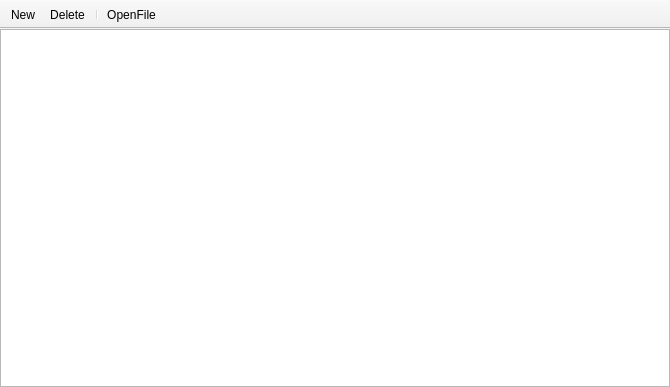
<?xml version="1.0" encoding="UTF-8"?>
<ui version="4.0">
 <class>ViewFiles</class>
 <widget class="QMainWindow" name="ViewFiles">
  <property name="geometry">
   <rect>
    <x>0</x>
    <y>0</y>
    <width>670</width>
    <height>387</height>
   </rect>
  </property>
  <property name="windowTitle">
   <string>MainWindow</string>
  </property>
  <property name="toolTip">
   <string/>
  </property>
  <widget class="QWidget" name="centralwidget">
   <layout class="QGridLayout" name="gridLayout">
    <property name="leftMargin">
     <number>0</number>
    </property>
    <property name="topMargin">
     <number>0</number>
    </property>
    <property name="rightMargin">
     <number>0</number>
    </property>
    <property name="bottomMargin">
     <number>0</number>
    </property>
    <item row="0" column="0">
     <widget class="QTableView" name="tableView">
      <property name="minimumSize">
       <size>
        <width>550</width>
        <height>200</height>
       </size>
      </property>
      <property name="styleSheet">
       <string notr="true">QTableView{
border-width:2px
}</string>
      </property>
     </widget>
    </item>
   </layout>
  </widget>
  <widget class="QToolBar" name="toolBar">
   <property name="windowTitle">
    <string>toolBar</string>
   </property>
   <property name="toolTip">
    <string/>
   </property>
   <property name="movable">
    <bool>false</bool>
   </property>
   <attribute name="toolBarArea">
    <enum>TopToolBarArea</enum>
   </attribute>
   <attribute name="toolBarBreak">
    <bool>false</bool>
   </attribute>
   <addaction name="action_New"/>
   <addaction name="action_Delete"/>
   <addaction name="separator"/>
   <addaction name="action_OpenFile"/>
  </widget>
  <action name="action_New">
   <property name="icon">
    <iconset resource="icons/ViewWindowRes.qrc">
     <normaloff>:/plus.png</normaloff>:/plus.png</iconset>
   </property>
   <property name="text">
    <string>&amp;New</string>
   </property>
   <property name="toolTip">
    <string>Добавить</string>
   </property>
  </action>
  <action name="action_Delete">
   <property name="icon">
    <iconset resource="icons/ViewWindowRes.qrc">
     <normaloff>:/trash.png</normaloff>:/trash.png</iconset>
   </property>
   <property name="text">
    <string>&amp;Delete</string>
   </property>
   <property name="toolTip">
    <string>Удалить</string>
   </property>
  </action>
  <action name="action_Edit">
   <property name="icon">
    <iconset resource="icons/ViewWindowRes.qrc">
     <normaloff>:/note.png</normaloff>:/note.png</iconset>
   </property>
   <property name="text">
    <string>&amp;Edit</string>
   </property>
   <property name="toolTip">
    <string>Редактировать</string>
   </property>
  </action>
  <action name="action_Yes">
   <property name="icon">
    <iconset resource="icons/ViewWindowRes.qrc">
     <normaloff>:/check.png</normaloff>:/check.png</iconset>
   </property>
   <property name="text">
    <string>&amp;Yes</string>
   </property>
   <property name="toolTip">
    <string>Применить</string>
   </property>
  </action>
  <action name="action_No">
   <property name="icon">
    <iconset resource="icons/ViewWindowRes.qrc">
     <normaloff>:/close.png</normaloff>:/close.png</iconset>
   </property>
   <property name="text">
    <string>&amp;No</string>
   </property>
   <property name="toolTip">
    <string>Отменить</string>
   </property>
  </action>
  <action name="action_OpenUrlCart">
   <property name="icon">
    <iconset resource="icons/ViewWindowRes.qrc">
     <normaloff>:/share2.png</normaloff>:/share2.png</iconset>
   </property>
   <property name="text">
    <string>&amp;OpenUrl</string>
   </property>
   <property name="toolTip">
    <string>Перейти по ссылке (URL-картматериала)</string>
   </property>
  </action>
  <action name="action_OpenUrlSite">
   <property name="icon">
    <iconset resource="icons/ViewWindowRes.qrc">
     <normaloff>:/arrow-right.png</normaloff>:/arrow-right.png</iconset>
   </property>
   <property name="text">
    <string>&amp;OpenUrlSite</string>
   </property>
   <property name="toolTip">
    <string>Перейти по ссылке (URL-сайта)</string>
   </property>
  </action>
  <action name="action_OpenFile">
   <property name="icon">
    <iconset resource="icons/ViewWindowRes.qrc">
     <normaloff>:/upload.png</normaloff>:/upload.png</iconset>
   </property>
   <property name="text">
    <string>&amp;OpenFile</string>
   </property>
   <property name="toolTip">
    <string>Скачать файл</string>
   </property>
  </action>
 </widget>
 <resources>
  <include location="icons/ViewWindowRes.qrc"/>
 </resources>
 <connections/>
</ui>
